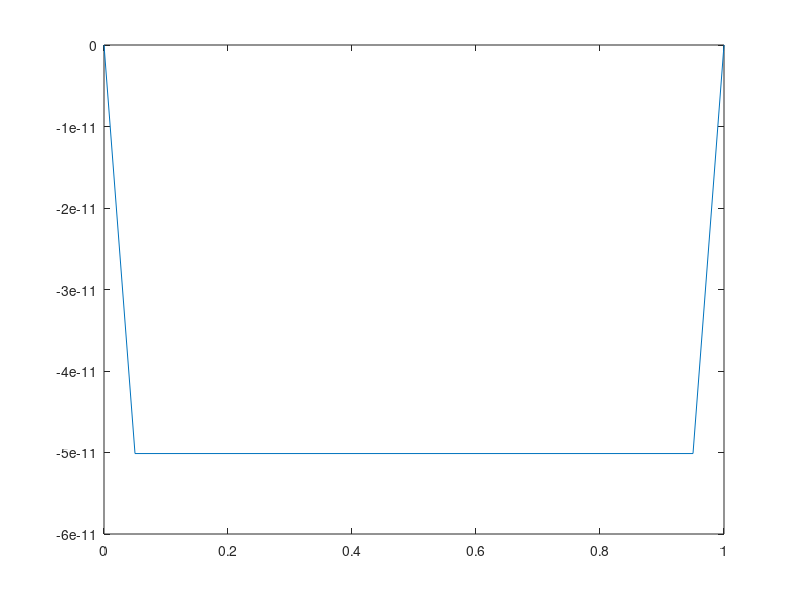

Here is the MATLAB script that generated this plot:
M = 20;     % Diviser x [0, 1]en M termes
ot = 0.05;  % unite du temps
ox = 1/M;   % unite de x
x0 = zeros(M+1, 1);
D = 0.43;
for i=1:M
    x0(i+1) = i*ox;
end

u = cos(pi*x0); % u(x, t=0)
r = D*ot/ox^2;

for i=1:15
    B = zeros(M-1, 1); % les valeurs en ligne diagonale
    A = zeros(M-2, 1); % les valeurs en dessous de la ligne diagonale
    C = zeros(M-2, 1); % les valeurs au dessus de la ligne diagonale
    S = zeros(M-1, 1); % les valeurs de u
    for i=1:M-1
        B(i) = 1+2*r;
        A(i) = -r;
        C(i) = -r;
        S(i) = u(i+1, 1);
    end
    
    B(M-1) = 1+2*r;
    S(M-1) = u(M+1, 1);
    u(1, 2) = 0;
    u(M+1, 2) = 0;
    S(1, 1) = S(1, 1)+r*u(1, 2);
    S(M, 1)= S(M-1, 1)+r*u(M, 2);
    
    S(1) = S(1)/B(1);
    T = B(1);
    n = 2;
    while n ~= M
        B(n-1) = C(n-1)/T;
        T =B(n) - A(n-1)*B(n-1);
        S(n) = (S(n)-A(n-1)*S(n-1))/T;
        n = n+1;
    end
    n=1;
    while n~=M-1
        S(M-1-n) = S(M-1-n)-B(M-1-n)*S(M-n);
        n = n+1;
    end
    u(2:M, 2) = S(i, 1);
    u(:,1) = u(:, 2);
end
plot(x0, u(:, 1));